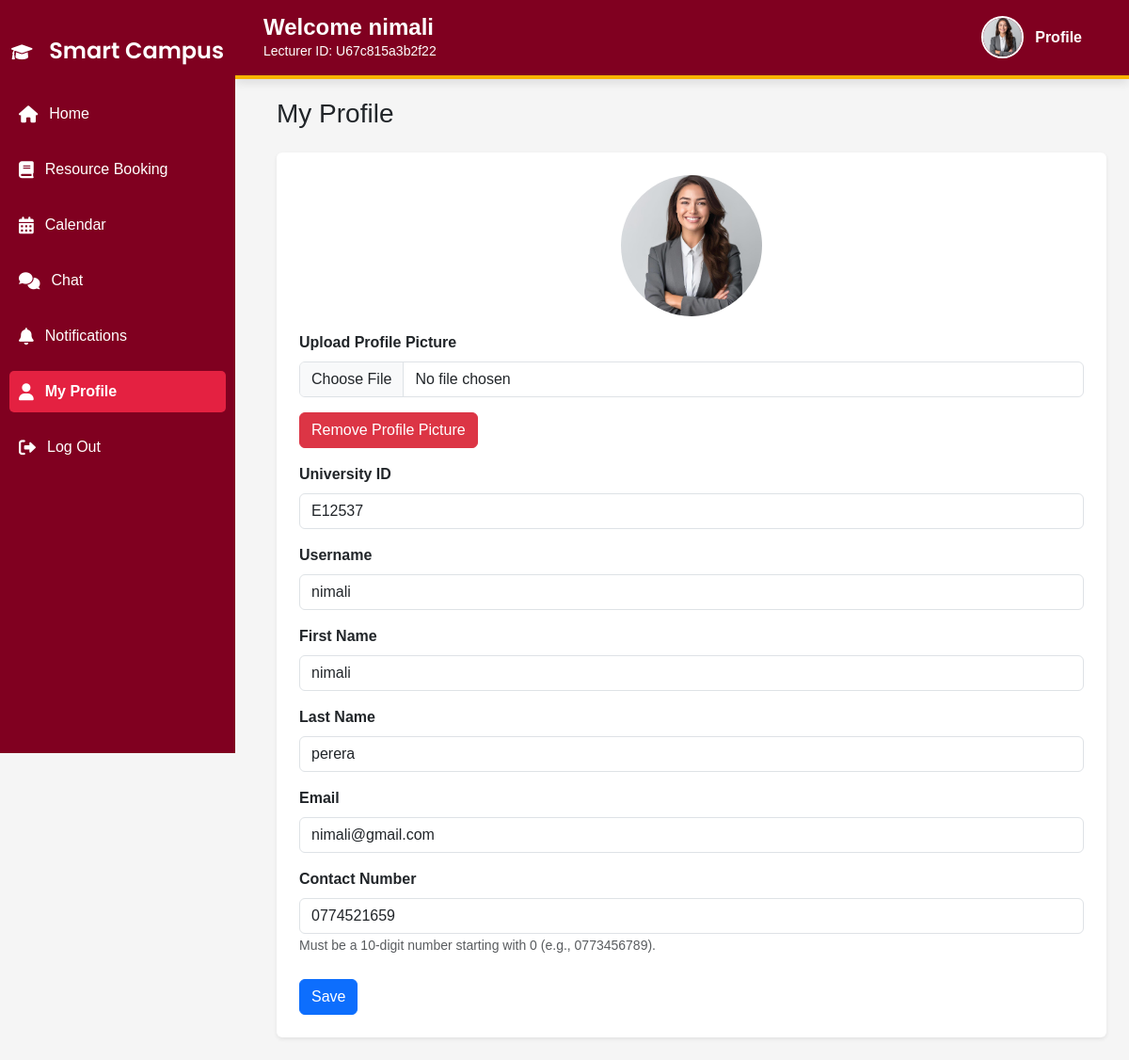
The app's page /cms-main/lecturer/lec_profile.php (signed in) with its own data.
### tables this page shows
CREATE TABLE IF NOT EXISTS `users` (
  `id` int NOT NULL AUTO_INCREMENT,
  `user_id` varchar(20) NOT NULL,
  `uni_ID` varchar(50) NOT NULL,
  `first_name` varchar(50) NOT NULL,
  `last_name` varchar(50) NOT NULL,
  `email` varchar(100) NOT NULL,
  `mobile` varchar(15) NOT NULL,
  `username` varchar(50) NOT NULL,
  `password` varchar(255) NOT NULL,
  `role` enum('admin','lecturer','student') NOT NULL,
  `created_at` timestamp NULL DEFAULT CURRENT_TIMESTAMP,
  `status` enum('pending','approved') NOT NULL DEFAULT 'pending',
  `profile_picture` varchar(255) DEFAULT NULL,
  PRIMARY KEY (`id`),
  UNIQUE KEY `user_id` (`user_id`),
  UNIQUE KEY `email` (`email`),
  UNIQUE KEY `username` (`username`)
);

### cms-main/lecturer/lec_profile.php (the view, shortened to what this page needs)
<?php
include '../db.php';
$user_id = $_SESSION['user_id'];
$stmt = $conn->prepare("SELECT id, user_id, uni_ID, first_name, last_name, email, mobile, username, profile_picture FROM users WHERE user_id = ?");
$stmt->bind_param("s", $user_id);
$stmt->execute();
$result = $stmt->get_result();
if ($result->num_rows === 1) {
    $lecturer = $result->fetch_assoc();
} else {
    die("Error: Lecturer profile not found for user_id = $user_id");
}
?>
<!DOCTYPE html>
<html lang="en">
<head>
    <link rel="stylesheet" href="https://cdn.jsdelivr.net/npm/bootstrap@5.3.0/dist/css/bootstrap.min.css">
    <link rel="stylesheet" href="https://cdnjs.cloudflare.com/ajax/libs/font-awesome/6.0.0/css/all.min.css">
    <link rel="stylesheet" href="../assets/style.css">
</head>
<body>
<?php include 'lecturer-header.php'; ?>
<?php include 'lec_sidebar.php'; ?>
    <div class="main-content p-4">
        <h3 class="mb-4">My Profile</h3>
        <form id="profileForm" class="bg-white p-4 rounded shadow-sm" enctype="multipart/form-data">
            <div class="row mb-3">
                <div class="col-12 text-center">
                    <?php if (!empty($lecturer['profile_picture'])): ?>
                        <img src="../uploads/<?php echo htmlspecialchars($lecturer['profile_picture']); ?>" alt="Profile Picture" class="profile-picture">
                    <?php else: ?>
                        <img src="../assets/default_profile.png" alt="Default Profile Picture" class="profile-picture">
                    <?php endif; ?>
                </div>
            </div>
            <div class="row mb-3">
                <div class="col-12">
                    <label for="profile_picture" class="form-label fw-bold">Upload Profile Picture</label>
                    <input type="file" id="profile_picture" name="profile_picture" class="form-control" accept="image/*">
                </div>
            </div>
            <?php if (!empty($lecturer['profile_picture'])): ?>
                <div class="row mb-3">
                    <div class="col-12">
                        <button type="button" id="removeProfilePicture" class="btn btn-danger">Remove Profile Picture</button>
                    </div>
                </div>
            <?php endif; ?>
            <div class="row mb-3">
                <div class="col-12">
                    <label for="uni_ID" class="form-label fw-bold">University ID</label>
                    <input type="text" id="uni_ID" class="form-control" value="<?php echo htmlspecialchars($lecturer['uni_ID']); ?>" readonly>
                </div>
            </div>
            <div class="row mb-3">
                <div class="col-12">
                    <label for="username" class="form-label fw-bold">Username</label>
                    <input type="text" id="username" class="form-control" value="<?php echo htmlspecialchars($lecturer['username']); ?>" readonly>
                </div>
            </div>
            <div class="row mb-3">
                <div class="col-12">
                    <label for="first_name" class="form-label fw-bold">First Name</label>
                    <input type="text" id="first_name" name="first_name" class="form-control" value="<?php echo htmlspecialchars($lecturer['first_name']); ?>" required>
                </div>
            </div>
            <div class="row mb-3">
                <div class="col-12">
                    <label for="last_name" class="form-label fw-bold">Last Name</label>
                    <input type="text" id="last_name" name="last_name" class="form-control" value="<?php echo htmlspecialchars($lecturer['last_name']); ?>" required>
                </div>
            </div>
            <div class="row mb-3">
                <div class="col-12">
                    <label for="email" class="form-label fw-bold">Email</label>
                    <input type="email" id="email" name="email" class="form-control" value="<?php echo htmlspecialchars($lecturer['email']); ?>" required>
                </div>
            </div>
            <div class="row mb-3">
                <div class="col-12">
                    <label for="mobile" class="form-label fw-bold">Contact Number</label>
                    <input type="text" id="mobile" name="mobile" class="form-control" value="<?php echo htmlspecialchars($lecturer['mobile']); ?>" required>
                    <small class="text-muted">Must be a 10-digit number starting with 0 (e.g., 0773456789).</small>
                </div>
            </div>
            <div class="mt-4">
                <button type="submit" class="btn btn-primary">Save</button>
                <span id="statusMessage" class="ms-3"></span>
            </div>
        </form>
    </div>
</body>
</html>

### cms-main/assets/style.css (style rules this page uses)
body { font-family: Arial, sans-serif; background-color: #f5f5f5; margin: 0; padding: 0; }
.main-content { margin-left: 270px; padding: 20px; padding-top: 140px; }

### cms-main/lecturer/lec_profile.php (style rules this page uses)
.main-content { margin-top: 80px; }
.profile-picture { width: 150px; height: 150px; border-radius: 50%; object-fit: cover; }
#statusMessage { display: inline-block; padding: 5px 10px; margin-left: 10px; border-radius: 5px; }

### records on screen
users: profile_picture (picture), uni_ID "E12537", username "nimali", first_name "nimali", last_name "perera", email "nimali@gmail.com", mobile "0774521659"

### other values on screen
$user_name "nimali"
$lecturer_id "U67c815a3b2f22"
